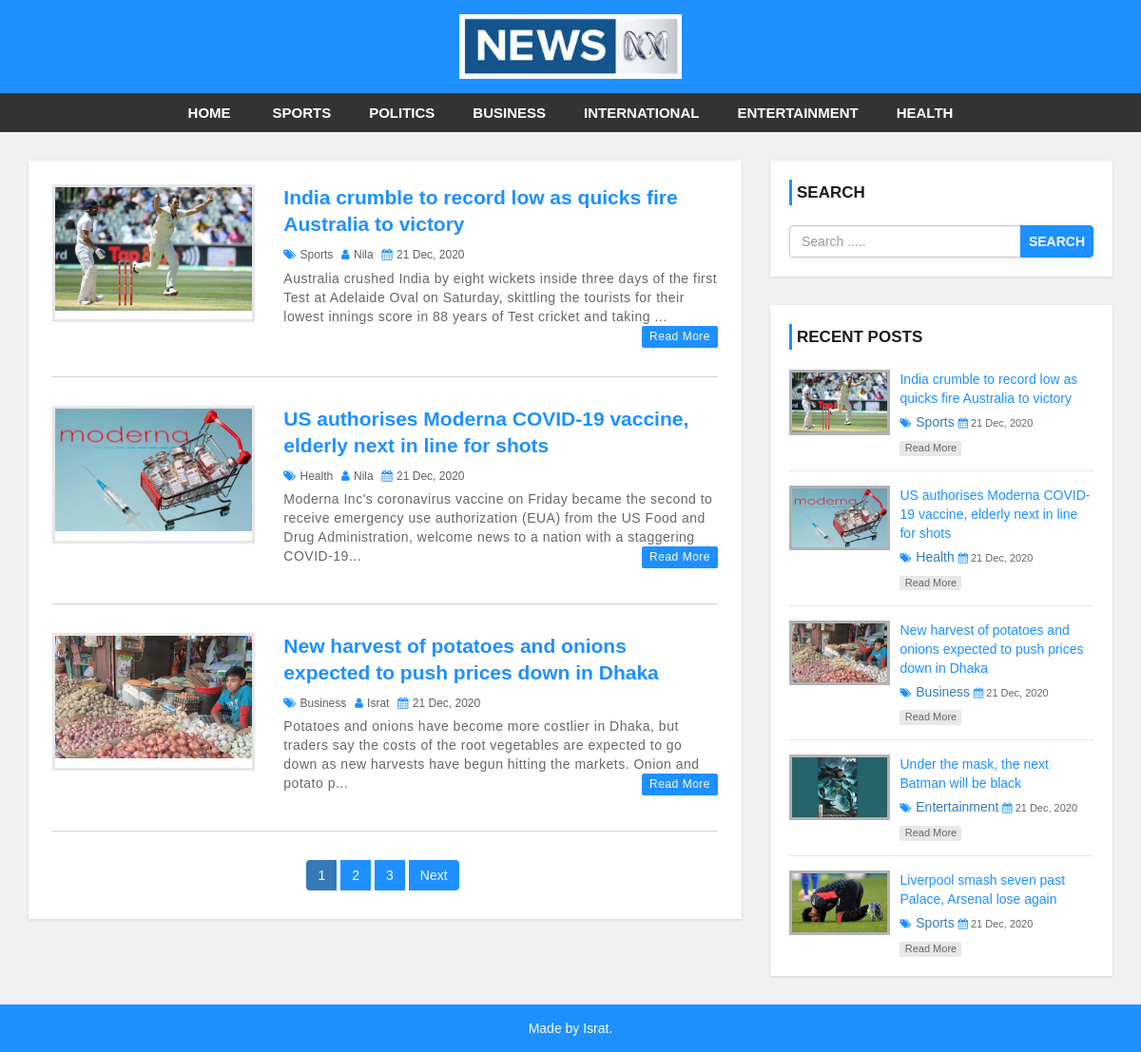
The app's page /news-site/index.php with its own data.
### tables this page shows
CREATE TABLE `category` (
  `category_id` int(11) NOT NULL,
  `category_name` varchar(100) NOT NULL,
  `post` int(11) NOT NULL DEFAULT 0
);

CREATE TABLE `post` (
  `post_id` int(11) NOT NULL,
  `title` varchar(100) NOT NULL,
  `description` text NOT NULL,
  `category` varchar(100) NOT NULL,
  `post_date` varchar(50) NOT NULL,
  `author` int(11) NOT NULL,
  `post_img` varchar(100) NOT NULL
);

CREATE TABLE `user` (
  `user_id` int(10) UNSIGNED NOT NULL,
  `first_name` varchar(30) NOT NULL,
  `last_name` varchar(30) NOT NULL,
  `username` varchar(30) DEFAULT NULL,
  `password` varchar(40) DEFAULT NULL,
  `role` int(11) NOT NULL
);

### news-site/config.php (called while the page is built, shortened)
<?php
$hostname = "http://localhost/news-site";
?>

### news-site/index.php (the view, shortened to what this page needs)
<?php include 'header.php'; ?>
    <div id="main-content">
        <div class="container">
            <div class="row">
                <div class="col-md-8">
                    <div class="post-container">
                      <?php
                        include "config.php";
                        $limit = 3;
                        if(isset($_GET['page'])){
                            $page = $_GET['page'];
                        }
                        else{
                            $page = 1;
                        }
                        $offset = ($page -1)*$limit;
                        $sql = "SELECT * FROM post
                        LEFT JOIN category ON post.category = category.category_id
                        LEFT JOIN user ON post.author = user.user_id
                        ORDER BY post.post_id DESC LIMIT {$offset},{$limit}";
                        $result = mysqli_query($conn,$sql) or die("Query Faild");
                        if(mysqli_num_rows($result) > 0){
                          while ($row = mysqli_fetch_assoc($result)) {
                       ?>
                        <div class="post-content">
                            <div class="row">
                                <div class="col-md-4">
                                    <a class="post-img" href="single.php?id=<?php echo $row['post_id']; ?>"><img src="admin/upload/<?php echo $row['post_img']; ?>" alt=""/></a>
                                </div>
                                <div class="col-md-8">
                                    <div class="inner-content clearfix">
                                        <h3><a href='single.php?id=<?php echo $row['post_id']; ?>'><?php echo $row['title']; ?></a></h3>
                                        <div class="post-information">
                                            <span>
                                                <i class="fa fa-tags" aria-hidden="true"></i>
                                                <a href='category.php?cid=<?php echo $row['category']; ?>'><?php echo $row['category_name']; ?></a>
                                            </span>
                                            <span>
                                                <i class="fa fa-user" aria-hidden="true"></i>
                                                <a href='author.php?aid=<?php echo $row['author']; ?>'><?php echo $row['username']; ?></a>
                                            </span>
                                            <span>
                                                <i class="fa fa-calendar" aria-hidden="true"></i>
                                                <?php echo $row['post_date']; ?>
                                            </span>
                                        </div>
                                        <p class="description">
                                            <?php echo substr($row['description'],0,200) . '...'; ?>
                                        <a class='read-more pull-right' href='single.php?id=<?php echo $row['post_id']; ?>'>read more</a>
                                    </div>
                                </div>
                            </div>
                        </div>
                        <?php
                            }
                          }else{
                            echo "<h2>Result not found.</h2>";
                          }
                        $sql1 = "SELECT * FROM post";
                        $result1 = mysqli_query($conn,$sql1) or die("Pagibation Query Failed");
                        if(mysqli_num_rows($result1) > 0){
                            $total_record = mysqli_num_rows($result1);
                            $limit = 3;
                            $total_page = ceil($total_record/$limit);
                            echo "<ul class='pagination admin-pagination'>";
                                for($i=1;$i<=$total_page;$i++){
                                    if($i == $page){
                                        $active = "active";
                                    }
                                    else{
                                        $active = "";
                                    }
                                    echo '<li class="'.$active.'"><a href="index.php?page='.$i.'">'.$i.'</a></li>';
                                }
                                if($total_page > $page){
                                    echo "<li><a href='index.php?page=".($page+1)."'>Next</a></li>";
                                }
                            echo "</ul>";
                          }
                         ?>
                    </div>
                </div>
                <?php include 'sidebar.php'; ?>
            </div>
        </div>
    </div>
<?php include 'footer.php'; ?>

### news-site/header.php (shortened to what this page needs)
<?php
    include "config.php";
 ?>
<!DOCTYPE html>
<html lang="en">
<head>
    <link rel="stylesheet" href="css/bootstrap.min.css" />
    <link rel="stylesheet" href="css/font-awesome.css">
    <link rel="stylesheet" href="css/style.css">
</head>
<body>
<div id="header">
    <div class="container">
        <div class="row">
            <div class=" col-md-offset-4 col-md-4">
                <a href="index.php" id="logo"><img src="images/news.jpg"></a>
            </div>
        </div>
    </div>
</div>
<div id="menu-bar">
    <div class="container">
        <div class="row">
            <div class="col-md-12">
                <?php
                    include "config.php";
                    $sql = "SELECT * FROM category WHERE post > 0";
                    $result = mysqli_query($conn,$sql) or die("Query Failed");
                    if(mysqli_num_rows($result) > 0){
                      $active="";
                 ?>
                <ul class='menu'>
                  <li><a  href='<?php echo $hostname; ?>'>Home</a></li>
                  <?php while ($row=mysqli_fetch_assoc($result)) {
                     echo "<li><a class='{$active}' href='category.php?cid={$row['category_id']}'>{$row['category_name']}</a></li>";
                    } ?>
                </ul>
              <?php } ?>
            </div>
        </div>
    </div>
</div>

### news-site/sidebar.php
<div id="sidebar" class="col-md-4">
    <div class="search-box-container">
        <h4>Search</h4>
        <form class="search-post" action="search.php" method ="GET">
            <div class="input-group">
                <input type="text" name="search" class="form-control" placeholder="Search .....">
                <span class="input-group-btn">
                    <button type="submit" class="btn btn-danger">Search</button>
                </span>
            </div>
        </form>
    </div>
    <div class="recent-post-container">
        <h4>Recent Posts</h4>
        <?php
            include "config.php";
            $limit = 5;
            $sql = "SELECT * FROM post
            LEFT JOIN category ON post.category = category.category_id
            ORDER BY post.post_id DESC LIMIT {$limit}";
            $result = mysqli_query($conn,$sql) or die("Query Faild");
            if(mysqli_num_rows($result) > 0){
              while ($row = mysqli_fetch_assoc($result)) {
         ?>
        <div class="recent-post">
            <a class="post-img" href='single.php?id=<?php echo $row["post_id"]; ?>'>
                <img src="admin/upload/<?php echo $row['post_img']; ?>" alt=""/>
            </a>
            <div class="post-content">
                <h5><a href="single.php?id=<?php echo $row['post_id']; ?>"><?php echo $row['title']; ?><?php</a></h5>
                <span>
                    <i class="fa fa-tags" aria-hidden="true"></i>
                    <a href='category.php?cid=<?php echo $row["category_id"]; ?>'><?php echo $row['category_name']; ?></a>
                </span>
                <span>
                    <i class="fa fa-calendar" aria-hidden="true"></i>
                    <?php echo $row['post_date']; ?>
                </span>
                <a class='read-more' href='single.php?id=<?php echo $row["post_id"]; ?>'>read more</a>
            </div>
        </div>
        <?php
            }
          }
         ?>
    </div>
</div>

### news-site/footer.php
<div id ="footer">
    <div class="container">
        <div class="row">
            <div class="col-md-12">
                <span>Made by Israt.</span>
            </div>
        </div>
    </div>
</div>
</body>
</html>

### news-site/css/style.css (style rules this page uses)
body { background: #f1f1f1; font-family: sans-serif,arial,Helvetica; }
a, a:hover, a:focus { text-decoration: none; outline: none; }
ul { margin:0; padding:0; list-style:none; }
form { background: #fff; padding: 25px; box-shadow:0 1px 3px rgba(0, 0, 0, 0.13); }
#header { background: #1e90ff; text-align: center; padding: 15px; }
#logo { display: inline-block; width: 65%; }
#logo img { width: 100%; }
#menu-bar { background: #333; text-align: center; }
#menu-bar .menu > li { display: inline-block; }
.menu > li > a { padding: 10px 20px; display: block; text-transform: uppercase; color: #fff; font-size: 15px; font-weight:600; transition:all 0.5s ease 0s; }
#main-content { padding: 30px 0; min-height: 750px; }
#main-content .post-container { background-color: #fff; padding: 25px; box-shadow: 0 1px 3px rgba(0, 0, 0, 0.13); }
#main-content .post-content { border-bottom: 1px solid #d1d1d1; padding: 0 0 30px; margin-bottom:30px; }
#main-content .post-content img { width: 100%; }
#main-content .post-content .post-img { border: 3px solid #e7e7e7; display: block; height: 145px; overflow: hidden; transition: border .3s; }
#main-content .post-content h3 { font-size: 21px; line-height: 28px; font-weight: 600; margin: 0 0 7px; }
#main-content .post-content h3 a { color: #1e90ff; transition:all 0.3s; }
#main-content .post-content .post-information span { color: #606060; font-size: 12px; text-transform: capitalize; margin: 0 5px 5px 0; display: inline-block; }
#main-content .post-content .post-information i { color: #1e90ff; margin-right: 1px; }
#main-content .post-content .post-information a { color: #606060; text-decoration: none; }
#main-content .post-content p, #main-content .single-post p { color: #666; font-size: 14px; letter-spacing: 0.5px; margin:0 0 10px; }
#main-content .post-content a.read-more { color: #fff; background-color: #1E90FF; font-size: 12px; text-transform: capitalize; padding: 3px 8px; border-radius: 2px; transition: all 0.3s; }
.pagination { display: block; text-align: center; margin: 0; }
.pagination li { display:inline-block; margin: 0 5px 0 0; }
.pagination li a { border: none; background: #1e90ff; color: #fff; }
i.fa { color:#222; }
#sidebar h4 { color: #1A1A1A; font-size: 17px; line-height: 27px; font-weight:600; text-transform: uppercase; padding: 0 0 0 5px; margin: 0 0 21px; border-left: 3px solid #1e90ff; }
#sidebar .search-box-container { background-color: #fff; padding: 20px; margin: 0 0 30px; box-shadow: 0 1px 3px rgba(0, 0, 0, 0.13); }
#sidebar .search-post { padding: 0; }
#sidebar .search-post input { color: #606060; }
#sidebar .search-post .btn { font-weight: 600; text-transform: uppercase; padding: 6px 8px; background-color: #1E90FF; border-color: #1E90FF; outline: none; }
#sidebar .recent-post-container { padding: 20px; background: #fff; box-shadow: 0 1px 3px rgba(0, 0, 0, 0.13); }
#sidebar .recent-post { border-bottom: 1px solid #e7e7e7; padding: 0 0 15px; margin: 0 0 15px; }
#sidebar .recent-post:last-child { margin: 0; padding: 0; border: none; }
#sidebar .recent-post .post-img { display: inline-block; width: 33%; border: 3px solid rgba(0,0,0,0.3); vertical-align: top; transition: border .3s; }
#sidebar .recent-post .post-img img { width: 100%; }
#sidebar .recent-post .post-content { width: 65%; display: inline-block; border: none; padding: 0 0 0 7px; margin: 0; }
#sidebar .recent-post h5 { font-size: 14px; line-height: 20px; margin: 0 0 5px; }
#sidebar .recent-post h5 a { color: #1E90FF; }
#sidebar .recent-post span { color: #666; font-size: 11px; display: inline-block; margin: 0 5px 10px 0; }
#sidebar .recent-post span i { color: #1E90FF; }
#sidebar .recent-post a.read-more { color: #666; background-color: rgba(0,0,0,0.09); width: 65px; font-size: 11px; text-align: center; padding: 0; display: block; transition: all 0.3s; }
#footer { color: #fff; padding:15px 0; text-align:center; background-color:#1e90ff; }

### records on screen
category: category_name "SPORTS"
category: category_name "POLITICS"
category: category_name "BUSINESS"
category: category_name "INTERNATIONAL"
category: category_name "ENTERTAINMENT"
category: category_name "HEALTH"
post: post_img (picture), title "India crumble to record low as quicks fire Australia to victory", category.category_name "Sports", user.username "Nila", post_date "21 Dec, 2020", description "Australia crushed India by eight wickets inside three days of the first Test at Adelaide Oval on Saturday, skittling the tourists for their lowest innings score in 88 years of Test cricket and taking"
post: post_img (picture), title "US authorises Moderna COVID-19 vaccine, elderly next in line for shots", category.category_name "Health", user.username "Nila", post_date "21 Dec, 2020", description "Moderna Inc's coronavirus vaccine on Friday became the second to receive emergency use authorization (EUA) from the US Food and Drug Administration, welcome news to a nation with a staggering COVID-19"
post: post_img (picture), title "New harvest of potatoes and onions expected to push prices down in Dhaka", category.category_name "Business", user.username "Israt", post_date "21 Dec, 2020", description "Potatoes and onions have become more costlier in Dhaka, but traders say the costs of the root vegetables are expected to go down as new harvests have begun hitting the markets. Onion and potato p"
post: post_img (picture), title "Under the mask, the next Batman will be black", category.category_name "Entertainment", post_date "21 Dec, 2020"
post: post_img (picture), title "Liverpool smash seven past Palace, Arsenal lose again", category.category_name "Sports", post_date "21 Dec, 2020"
